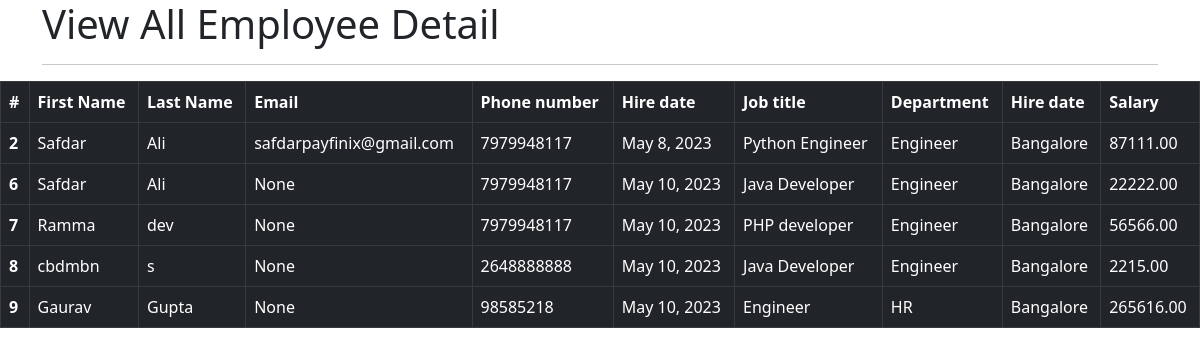
The app's page /all_emp with its own data.
### emp_app/models.py (models this page shows, shortened)
class Employee(models.Model):
    first_name = models.CharField(max_length=50, null=False)
    last_name = models.CharField(max_length=50)
    email = models.EmailField(null=True, blank=True)
    phone_number = models.CharField(max_length=20)
    hire_date = models.DateField()
    job_title = models.ForeignKey(Title, on_delete=models.CASCADE)
    department = models.ForeignKey(Department, on_delete=models.CASCADE)
    salary = models.DecimalField(max_digits=8, decimal_places=2)
    def __str__(self):
        return f"{self.first_name} {self.last_name} - {self.job_title.name}"

class Title(models.Model):
    name = models.CharField(max_length=100, null=False)

class Department(models.Model):
    name = models.CharField(max_length=50, null=False)
    location = models.CharField(max_length=50)

### emp_app/views.py (the view)
# urls.py: path('all_emp', views.all_emp, name = 'all_emp'),
def all_emp(request):
    emps = Employee.objects.all()
    context = {
        'emps' : emps
    }
    print(context)
    return render(request, 'all_emp.html',context)

### emp_app/templates/all_emp.html (shortened to what this page needs)
<!doctype html>
<html lang="en">
  <head>
    <link href="https://cdn.jsdelivr.net/npm/bootstrap@5.3.0-alpha3/dist/css/bootstrap.min.css" rel="stylesheet">
  </head>
  <body>
      <div class="container">
         <h1>View All Employee Detail</h1>
<hr>
     </div>
     <table class="table table-bordered table-dark">
        <thead>
          <tr>
            <th scope="col">#</th>
            <th scope="col">First Name</th>
            <th scope="col">Last Name</th>
            <th scope="col">Email</th>
            <th scope="col">Phone number</th>
            <th scope="col">Hire date</th>
            <th scope="col">Job title</th>
            <th scope="col">Department</th>
            <th scope="col">Hire date</th>
            <th scope="col">Salary</th>
          </tr>
        </thead>
         {% for emp in emps %}
        <tbody>
          <tr>
            <th scope="row">{{emp.id}}</th>
            <td>{{emp.first_name}}</td>
            <td>{{emp.last_name}}</td>
            <td>{{emp.email}}</td>
            <td>{{emp.phone_number}}</td>
            <td>{{emp.hire_date}}</td>
            <td>{{emp.job_title.name}}</td>
            <td>{{emp.department.name}}</td>
            <td>{{emp.department.location}}</td>
            <td>{{emp.salary}}</td>
          </tr>
        </tbody>
        {% endfor %}
      </table>
</body>
</html>

### records on screen
Employee: id "2", first_name "Safdar", last_name "Ali", email "safdarpayfinix@gmail.com", phone_number "7979948117", hire_date "May 8, 2023", job_title.name "Python Engineer", department.name "Engineer", department.location "Bangalore", salary "87111.00"
Employee: id "6", first_name "Safdar", last_name "Ali", email "None", phone_number "7979948117", hire_date "May 10, 2023", job_title.name "Java Developer", department.name "Engineer", department.location "Bangalore", salary "22222.00"
Employee: id "7", first_name "Ramma", last_name "dev", email "None", phone_number "7979948117", hire_date "May 10, 2023", job_title.name "PHP developer", department.name "Engineer", department.location "Bangalore", salary "56566.00"
Employee: id "8", first_name "cbdmbn", last_name "s", email "None", phone_number "2648888888", hire_date "May 10, 2023", job_title.name "Java Developer", department.name "Engineer", department.location "Bangalore", salary "2215.00"
Employee: id "9", first_name "Gaurav", last_name "Gupta", email "None", phone_number "98585218", hire_date "May 10, 2023", job_title.name "Engineer", department.name "HR", department.location "Bangalore", salary "265616.00"
